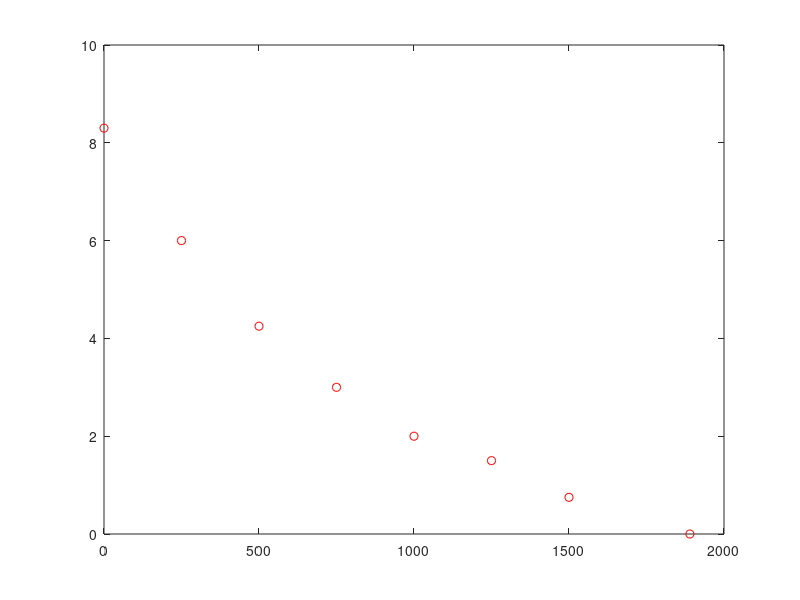

The MATLAB source for this figure:
%Finding motor power curve
RPM=[0 250 500 750 1000 1250 1500 1890];
Current=[8.3 6 4.25 3 2 1.5 .75 0];
Current_fit=polyfit(RPM,Current,3);
t=linspace(0,2000);
plot(RPM,Current,'ro')
save("I_motor.mat",'Current_fit')
